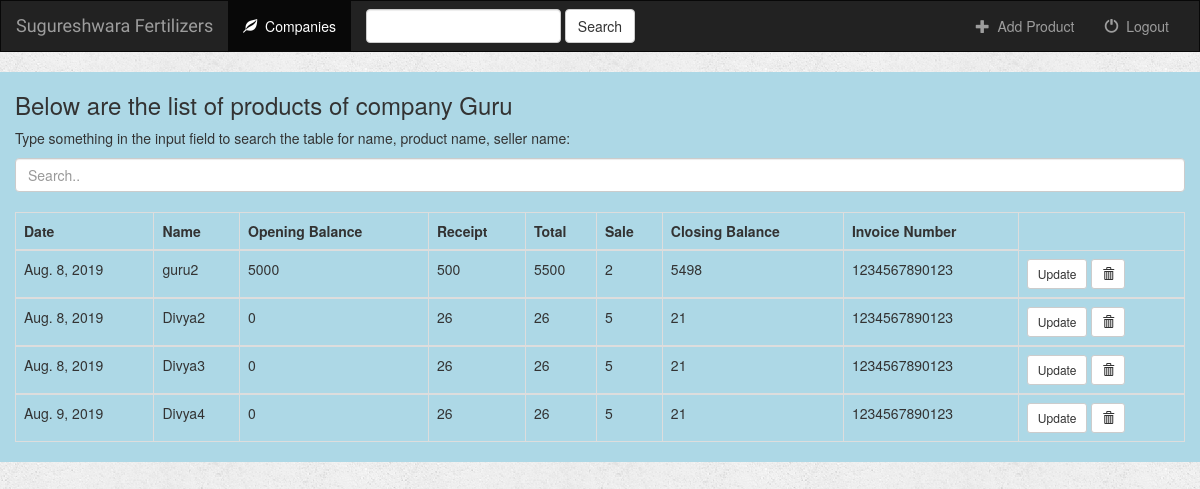
The app's page /fertilizers/12/ (signed in) with its own data.
### fertilizers/models.py (models this page shows, shortened)
class Company(models.Model):
    Name = models.CharField(max_length=100)
    Amount_To_Pay = models.FloatField()

class Product(models.Model):
    company = models.ForeignKey(Company, null=True, on_delete=models.CASCADE)
    Date = models.DateField(default=datetime.date.today)
    Name = models.CharField(max_length=100)#, primary_key=True)
    Opening_Balance = models.IntegerField()
    Receipt = models.IntegerField()
    Total = models.PositiveIntegerField(default=0,  editable=False)
    Sale = models.IntegerField()
    Closing_Balance = models.IntegerField(default=0,  editable=False)
    Invoice_Number = models.CharField(max_length=13)

### fertilizers/views.py (the view)
# urls.py: url(r'^(?P<pk>[0-9]+)/$', views.DetailViewCompany.as_view(), name='Detail-company'),
class DetailViewCompany(generic.DetailView):
    model = Company
    template_name = 'fertilizers/detail.html'
    def dispatch(self, request, *args, **kwargs):
        try:
            self.company = Company.objects.get(id=self.kwargs['pk'])
        except Exception as err:
            print("Got error while fetching {}, {}".format(err, self.kwargs['pk']))
        return super(DetailViewCompany, self).dispatch(request, *args, **kwargs)

### fertilizers/templates/fertilizers/detail.html (shortened to what this page needs)
{% extends 'fertilizers/base.html' %}
{% block product %}
    <a href="{% url 'fertilizers:Add-product'  company.id %}">
        <span class="glyphicon glyphicon-plus" aria-hidden="true"></span>&nbsp; Add Product
    </a>
{% endblock %}
{% block body %}
{% if company.product_set.all %}
    <div class="container-fluid" style="background-color:lightblue">
        <h3>Below are the list of products of company {{ company.Name }}</h3>
        <p>Type something in the input field to search the table for name, product name, seller name:</p>
        <input class="form-control" id="myInput" type="text" placeholder="Search..">
        <br>
        <table class="table table-bordered">
            <thead>
                <th>Date</th>
                <th>Name</th>
                <th>Opening Balance</th>
                <th>Receipt</th>
                <th>Total</th>
                <th>Sale</th>
                <th>Closing Balance</th>
                <th>Invoice Number</th>
            </thead>
            {% for product in company.product_set.all %}
            <tbody id="myTable">
            <tr>
                <td>{{ product.Date }}</td>
                <td>{{ product.Name }}</td>
                <td>{{ product.Opening_Balance }}</td>
                <td>{{ product.Receipt }}</td>
                <td>{{ product.Total }}</td>
                <td>{{ product.Sale }}</td>
                <td>{{ product.Closing_Balance }}</td>
                <td>{{ product.Invoice_Number }}</td>
                <td>
                    <form action="{% url 'fertilizers:Update-product' product.id %}" method="" style="display:inline" onsubmit="return confirm('Sure you want to update');">
                        <button type="submit" class="btn btn-default btn-sm">Update</button>
                    </form>
                    <form action="{% url 'fertilizers:Delete-product' product.id %}" method="post" style="display:inline;" onsubmit="return confirm('Are you sure to delete');">
                        <button type="submit" class="btn btn-default btn-sm">
                            <span class="glyphicon glyphicon-trash"></span>
                        </button>
                    </form>
                </td>
            </tr>
            {% endfor %}
            </tbody>
        </table>
    </div>
{% else %}
    <h2>No products present for company {{ company.Name }}</h2>
{% endif %}
{% endblock %}

### fertilizers/static/fertilizers/style.css (style rules this page uses)
body { background: white url("images/background.png"); }

### records on screen
Company: Name "Guru"
Product: Date "Aug. 8, 2019", Name "guru2", Opening_Balance "5000", Receipt "500", Total "5500", Sale "2", Closing_Balance "5498", Invoice_Number "1234567890123"
Product: Date "Aug. 8, 2019", Name "Divya2", Opening_Balance "0", Receipt "26", Total "26", Sale "5", Closing_Balance "21", Invoice_Number "1234567890123"
Product: Date "Aug. 8, 2019", Name "Divya3", Opening_Balance "0", Receipt "26", Total "26", Sale "5", Closing_Balance "21", Invoice_Number "1234567890123"
Product: Date "Aug. 9, 2019", Name "Divya4", Opening_Balance "0", Receipt "26", Total "26", Sale "5", Closing_Balance "21", Invoice_Number "1234567890123"
